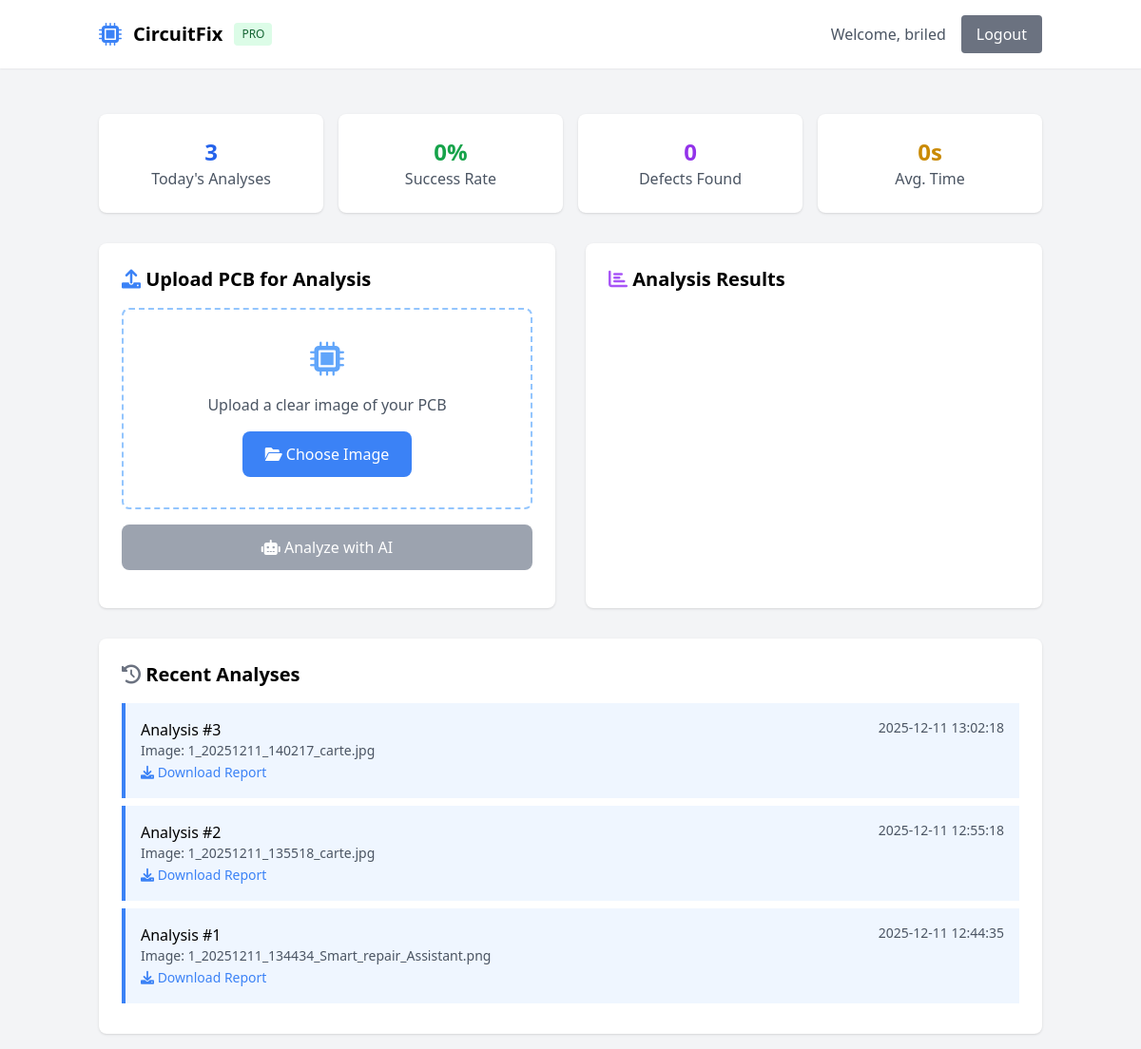
The app's page /dashboard (signed in) with its own data.
### tables this page shows
CREATE TABLE analyses
                 (id INTEGER PRIMARY KEY AUTOINCREMENT, 
                  user_id INTEGER, 
                  image_path TEXT, 
                  defects TEXT,
                  created_at DATETIME DEFAULT CURRENT_TIMESTAMP,
                  FOREIGN KEY(user_id) REFERENCES users(id));

### app.py (the view)
@app.route('/dashboard')
def dashboard():
    if 'user_id' not in session:
        return redirect('/login')
    conn = sqlite3.connect('circuitfix.db')
    c = conn.cursor()
    c.execute('''SELECT id, image_path, defects, created_at
                 FROM analyses WHERE user_id = ? ORDER BY created_at DESC LIMIT 5''',
              (session['user_id'],))
    history = c.fetchall()
    conn.close()
    return render_template('dashboard.html',
                         username=session['username'],
                         history=history)

### templates/dashboard.html (shortened to what this page needs)
<!DOCTYPE html>
<html>
<head>
    <script src="https://cdn.tailwindcss.com"></script>
    <link href="https://cdnjs.cloudflare.com/ajax/libs/font-awesome/6.0.0/css/all.min.css" rel="stylesheet">
</head>
<body class="bg-gray-100">
    <nav class="bg-white shadow-sm">
        <div class="container mx-auto p-4 flex justify-between items-center">
            <div class="flex items-center space-x-3">
                <i class="fas fa-microchip text-blue-500 text-2xl"></i>
                <h1 class="text-xl font-bold">CircuitFix</h1>
                <span class="bg-green-100 text-green-800 text-xs px-2 py-1 rounded">PRO</span>
            </div>
            <div class="flex items-center space-x-4">
                <span class="text-gray-600">Welcome, {{ username }}</span>
                <a href="/logout" class="bg-gray-500 text-white px-4 py-2 rounded hover:bg-gray-600">Logout</a>
            </div>
        </div>
    </nav>
    <div class="container mx-auto mt-8 p-4">
        <div class="grid grid-cols-1 md:grid-cols-4 gap-4 mb-8">
            <div class="bg-white p-6 rounded-lg shadow text-center">
                <div class="text-2xl font-bold text-blue-600" id="todayCount">0</div>
                <div class="text-gray-600">Today's Analyses</div>
            </div>
            <div class="bg-white p-6 rounded-lg shadow text-center">
                <div class="text-2xl font-bold text-green-600" id="successRate">0%</div>
                <div class="text-gray-600">Success Rate</div>
            </div>
            <div class="bg-white p-6 rounded-lg shadow text-center">
                <div class="text-2xl font-bold text-purple-600" id="defectsFound">0</div>
                <div class="text-gray-600">Defects Found</div>
            </div>
            <div class="bg-white p-6 rounded-lg shadow text-center">
                <div class="text-2xl font-bold text-yellow-600" id="avgTime">0s</div>
                <div class="text-gray-600">Avg. Time</div>
            </div>
        </div>
        <div class="grid grid-cols-1 lg:grid-cols-2 gap-8">
            <div class="bg-white p-6 rounded-lg shadow">
                <h2 class="text-xl font-semibold mb-4">
                    <i class="fas fa-upload text-blue-500"></i> Upload PCB for Analysis
                </h2>
                <div class="border-2 border-dashed border-blue-300 rounded-lg p-8 text-center mb-4">
                    <i class="fas fa-microchip text-4xl text-blue-400 mb-4"></i>
                    <p class="text-gray-600 mb-4">Upload a clear image of your PCB</p>
                    <button onclick="document.getElementById('pcbUpload').click()"
                            class="bg-blue-500 text-white px-6 py-3 rounded-lg hover:bg-blue-600">
                        <i class="fas fa-folder-open"></i> Choose Image
                    </button>
                </div>
                <button onclick="analyzePCB()" id="analyzeBtn"
                        class="w-full bg-green-500 text-white py-3 rounded-lg hover:bg-green-600 disabled:bg-gray-400"
                        disabled>
                    <i class="fas fa-robot"></i> Analyze with AI
                </button>
            </div>
            <div class="bg-white p-6 rounded-lg shadow">
                <h2 class="text-xl font-semibold mb-4">
                    <i class="fas fa-chart-bar text-purple-500"></i> Analysis Results
                </h2>
            </div>
        </div>
        <div class="bg-white p-6 rounded-lg shadow mt-8">
            <h2 class="text-xl font-semibold mb-4">
                <i class="fas fa-history text-gray-500"></i> Recent Analyses
            </h2>
            <div id="history">
                {% for analysis in history %}
                <div class="border-l-4 border-blue-500 bg-blue-50 p-4 mb-2">
                    <div class="flex justify-between">
                        <span class="font-medium">Analysis #{{ analysis[0] }}</span>
                        <span class="text-sm text-gray-600">{{ analysis[3] }}</span>
                    </div>
                    <div class="text-sm text-gray-600">Image: {{ analysis[1] }}</div>
                    <a href="/report/{{ analysis[0] }}" class="text-blue-500 text-sm hover:underline">
                        <i class="fas fa-download"></i> Download Report
                    </a>
                </div>
                {% else %}
                <p class="text-gray-500">No analyses yet. Upload your first PCB!</p>
                {% endfor %}
            </div>
        </div>
    </div>
</body>
</html>

### records on screen
analyses: id "3", created_at "2025-12-11 13:02:18", image_path "1_20251211_140217_carte.jpg"
analyses: id "2", created_at "2025-12-11 12:55:18", image_path "1_20251211_135518_carte.jpg"
analyses: id "1", created_at "2025-12-11 12:44:35", image_path "1_20251211_134434_Smart_repair_Assistant.png"

### other values on screen
{{ username }} "briled"
